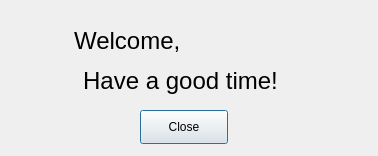
<?xml version="1.0" encoding="UTF-8"?>
<ui version="4.0">
 <class>welcome_panel</class>
 <widget class="QDialog" name="welcome_panel">
  <property name="enabled">
   <bool>true</bool>
  </property>
  <property name="geometry">
   <rect>
    <x>0</x>
    <y>0</y>
    <width>378</width>
    <height>156</height>
   </rect>
  </property>
  <property name="windowTitle">
   <string>Dialog</string>
  </property>
  <widget class="QLabel" name="welcom_label">
   <property name="geometry">
    <rect>
     <x>40</x>
     <y>20</y>
     <width>181</width>
     <height>41</height>
    </rect>
   </property>
   <property name="font">
    <font>
     <pointsize>18</pointsize>
     <strikeout>false</strikeout>
    </font>
   </property>
   <property name="text">
    <string>Welcome, </string>
   </property>
   <property name="textFormat">
    <enum>Qt::MarkdownText</enum>
   </property>
   <property name="alignment">
    <set>Qt::AlignCenter</set>
   </property>
   <property name="wordWrap">
    <bool>false</bool>
   </property>
  </widget>
  <widget class="QPushButton" name="close_button">
   <property name="geometry">
    <rect>
     <x>140</x>
     <y>110</y>
     <width>88</width>
     <height>34</height>
    </rect>
   </property>
   <property name="text">
    <string>Close</string>
   </property>
  </widget>
  <widget class="QLabel" name="text_label">
   <property name="geometry">
    <rect>
     <x>30</x>
     <y>60</y>
     <width>301</width>
     <height>41</height>
    </rect>
   </property>
   <property name="font">
    <font>
     <pointsize>18</pointsize>
     <strikeout>false</strikeout>
    </font>
   </property>
   <property name="text">
    <string>Have a good time!</string>
   </property>
   <property name="textFormat">
    <enum>Qt::MarkdownText</enum>
   </property>
   <property name="alignment">
    <set>Qt::AlignCenter</set>
   </property>
   <property name="wordWrap">
    <bool>false</bool>
   </property>
  </widget>
 </widget>
 <resources/>
 <connections/>
</ui>
